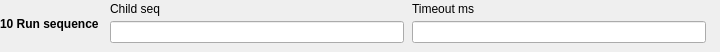
  <widget class="caFrame" name="editActionFrame10">
   <property name="geometry"><rect><x>180</x><y>258</y><width>720</width><height>52</height></rect></property>
   <property name="visibility"><enum>caFrame::Calc</enum></property>
   <property name="visibilityCalc"><string notr="true">A==10</string></property>
   <property name="channel" stdset="0"><string notr="true">$(SEQ_PFX)Edit-Action</string></property>
   <widget class="caLabel" name="editActionName10">
    <property name="geometry"><rect><x>0</x><y>2</y><width>105</width><height>43</height></rect></property>
    <property name="font"><font><bold>true</bold></font></property>
    <property name="wordWrap"><bool>true</bool></property>
    <property name="text"><string>10 Run sequence</string></property>
   </widget>
   <widget class="caLabel" name="editAxisLabelA10_0"><property name="geometry"><rect><x>110</x><y>0</y><width>294</width><height>18</height></rect></property><property name="text"><string>Child seq</string></property></widget>
   <widget class="caTextEntry" name="editAxisA10_0"><property name="geometry"><rect><x>110</x><y>21</y><width>294</width><height>22</height></rect></property><property name="channel" stdset="0"><string notr="true">$(SEQ_PFX)Edit-Axis</string></property></widget>
   <widget class="caLabel" name="editTimeoutMsLabelA10_1"><property name="geometry"><rect><x>412</x><y>0</y><width>294</width><height>18</height></rect></property><property name="text"><string>Timeout ms</string></property></widget>
   <widget class="caTextEntry" name="editTimeoutMsA10_1"><property name="geometry"><rect><x>412</x><y>21</y><width>294</width><height>22</height></rect></property><property name="channel" stdset="0"><string notr="true">$(SEQ_PFX)Edit-TimeoutMs</string></property></widget>
  </widget>
